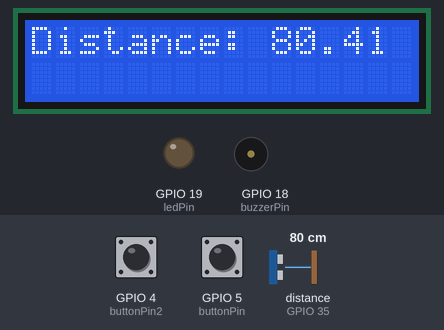
Bench run of a sketch on a simulated ESP32. Shown: 16×2 character LCD, output pins drawn as LEDs (lit = HIGH), buzzer (waves = sounding). Wiring (inferred from the names in the program): ultrasonic range finder: trigger GPIO 23; echo GPIO 35. The inputs (shaded band) are chosen by the test bench; at power-on: distance to the obstacle (sensor on GPIO 35) 80 cm, GPIO 4 (buttonPin2) HIGH, GPIO 5 (buttonPin) HIGH. The echo pulse lasts 58.3 µs per cm; WiFi joins after 1.5 s; servers stay silent unless stated; no MQTT or app messages arrive unless stated; pins used as bus, display or sensor lines are not drawn; what the sketch prints to the serial monitor is not drawn.

Above: at 2.8 s.
2.9 s: distance to the obstacle (sensor on GPIO 35) set to 31 cm
At 3.7 s:
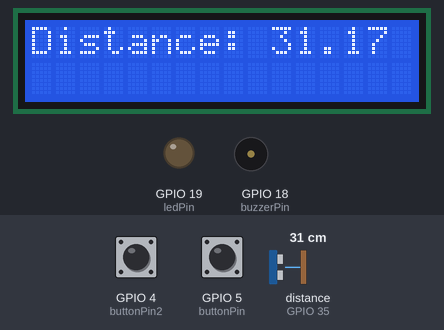
5.5 s: distance to the obstacle (sensor on GPIO 35) set to 27 cm
At 8.2 s:
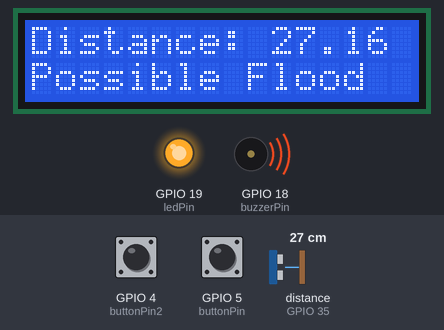
8.6 s: distance to the obstacle (sensor on GPIO 35) set to 22 cm
At 10.0 s:
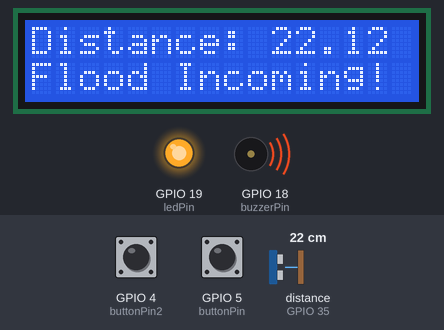
10.3 s: distance to the obstacle (sensor on GPIO 35) set to 29 cm
At 11.7 s:
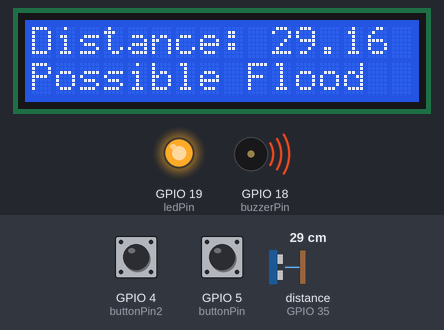
12.5 s: distance to the obstacle (sensor on GPIO 35) set to 37 cm
At 14.1 s:
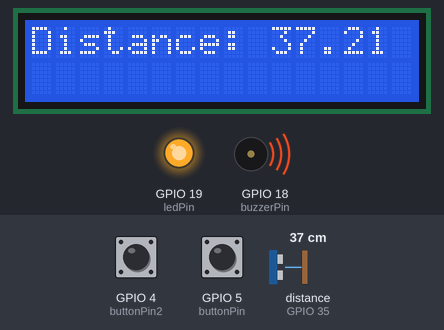
Timing chart, 0 to 15.9 s (numbered marks = the images above; inputs shaded):
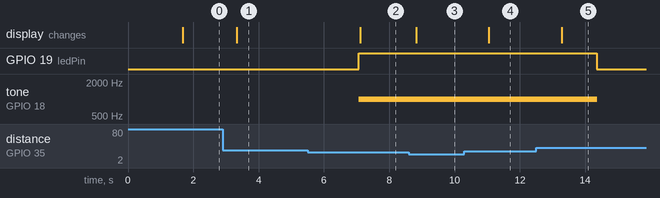

Measured:
- the behaviour switches between 30 and 29 cm on distance to the obstacle (sensor on GPIO 35) (found by bisection; images 1 and 2)
- the behaviour switches between 25 and 24 cm on distance to the obstacle (sensor on GPIO 35) (found by bisection; images 2 and 3)
- the behaviour switches between 32 and 33 cm on distance to the obstacle (sensor on GPIO 35) (found by bisection; images 4 and 5)
- after the input at 2.9 s, the display: changes after 0.43 s (image 1)
- after the input at 5.5 s, GPIO 19 (ledPin): LOW → HIGH after 1.6 s; tone on GPIO 18 (buzzerPin): silent → 1000 Hz after 1.6 s; the display: changes after 1.6 s (image 2)
- after the input at 8.6 s, the display: changes after 0.22 s (image 3)
- after the input at 10.3 s, the display: changes after 0.75 s (image 4)
- after the input at 12.5 s, GPIO 19 (ledPin): HIGH → LOW after 1.9 s; tone on GPIO 18 (buzzerPin): 1000 Hz → silent after 1.9 s; the display: changes after 0.78 s (image 5)

The sketch:

sketch.ino
```cpp
// #include <SoftwareSerial.h>
#include <WiFi.h>
#include <Wire.h>
#include <PubSubClient.h>
#include <LiquidCrystal_I2C.h>

// ===== WiFi + ThingsBoard =====
const char* ssid = "HCCS FIRST FLOOR";
const char* password = "HCCSBLOCKA@2016";

const char* mqtt_server = "192.168.18.41";  // your ThingsBoard IP
const int mqtt_port = 1883;
const char* access_token = "0if4opdt9rom99fgz1al";  // copy from device details

WiFiClient espClient;
PubSubClient client(espClient);

// counters for pie chart
int floodPossibleCount = 0;
int floodIncomingCount = 0;
int normalCount = 0;

// Flood monitor - debounce + hysteresis
const int trigPin = 23;    // AJ-SR04M trigger ultrasonic wave 40kHz
const int echoPin = 35;    //  AJ-SR04M receive reflected ultrasonnic wave
const int ledPin = 19;     //  Control LED ON/OFF state
const int buzzerPin = 18;  //  Control Buzzer ON/OFF state
// const int RX = 10; //  Arduino receive signal transmitted by GSM
// const int TX = 11;  //  Arduino transmits signal received by GSM
const int buttonPin = 5;  // push button input
const int buttonPin2 = 4;
long duration;                    // time (µs) between send and receive
float distanceCm;                 // measured distance from sensor to water
float prevdistanceCm = 31.0;      //  can be anything outside threshold to run code for 1st time
const float thresholdCm = 30.0;   // critical level (enter alarm) in cm also sms
const float hysteresisCm = 3.0;   // stay-in-alarm margin
const float thresholdCm2 = 25.0;  // critical level for call

// debounce / stability settings
const int alarmLimit = 3;  // number of consecutive readings required to enter alarm
int alarmCount = 0;
bool alarmState = false;      // true when alarm is active
bool answered = false;        // true when call is answered
bool manualOverride = false;  // false = normal mode, true = override active

LiquidCrystal_I2C lcd(0x27, 16, 2);

void setup() {
  // --- WiFi Connect ---
  WiFi.begin(ssid, password);
  Serial.print("Connecting to WiFi");
  while (WiFi.status() != WL_CONNECTED) {
    delay(500);
    Serial.print(".");
  }
  Serial.println("\nWiFi connected");

  // --- MQTT setup ---
  client.setServer(mqtt_server, mqtt_port);
  while (!client.connected()) {
    Serial.print("Connecting to ThingsBoard...");
    if (client.connect("ESP32Client", access_token, NULL)) {
      Serial.println("connected!");
    } else {
      Serial.print("failed, rc=");
      Serial.print(client.state());
      Serial.println(" try again in 3s");
      delay(3000);
    }
  }
  lcd.init();  // initialize LCD
  Wire.begin();
  Wire.setClock(400000);
  lcd.backlight();  // turn on backlight
  pinMode(trigPin, OUTPUT);
  pinMode(echoPin, INPUT);
  pinMode(ledPin, OUTPUT);
  pinMode(buzzerPin, OUTPUT);
  pinMode(buttonPin, INPUT_PULLUP);  // active LOW
  pinMode(buttonPin2, INPUT_PULLUP);
  Serial.begin(115200);
}

void override() {
  // Button 1 pressed: activate manual override
  if (distanceCm <= thresholdCm) {
    if (digitalRead(buttonPin) == LOW) {
      manualOverride = true;
      alarmState = false;
      alarmCount = 0;

      digitalWrite(ledPin, LOW);
      noTone(buzzerPin);

      lcd.clear();
      lcd.setCursor(0, 0);
      lcd.print("Manual Override");
      delay(800);
      lcd.clear();
    }
  }
  // Button 2 pressed: cancel manual override
  if (digitalRead(buttonPin2) == LOW && manualOverride == true) {
    manualOverride = false;

    // reset counters and state so system restarts fresh
    alarmState = false;
    alarmCount = 0;

    digitalWrite(ledPin, HIGH);
    tone(buzzerPin, 1000);

    lcd.clear();
    lcd.setCursor(0, 0);
    lcd.print("Override Cancel");
    lcd.setCursor(0, 1);
    lcd.print("Auto Resumed");
    delay(1000);
    lcd.clear();
  }
}

double readSensor() {
  digitalWrite(trigPin, LOW);
  delayMicroseconds(2);
  digitalWrite(trigPin, HIGH);
  delayMicroseconds(10);
  digitalWrite(trigPin, LOW);

  duration = pulseIn(echoPin, HIGH);
  if (duration == 0) {
    distanceCm = prevdistanceCm;  // no echo
  } else {
    distanceCm = duration / 58.00;
  }
  return distanceCm;
}

void sendToThingsBoard(float distance, String status) {
  // Build JSON string manually
  String payload = "{\"distance\":";
  payload += String(distance, 2);
  payload += ",\"status\":\"" + status + "\"";

  // add counts for pie chart
  payload += ",\"normalCount\":" + String(normalCount);
  payload += ",\"floodPossibleCount\":" + String(floodPossibleCount);
  payload += ",\"floodIncomingCount\":" + String(floodIncomingCount);
  payload += "}";

  Serial.print("Sending payload: ");
  Serial.println(payload);

  // publish
  if (client.connected()) {
    client.publish("v1/devices/me/telemetry", payload.c_str());
  } else {
    Serial.println("MQTT disconnected, reconnecting...");
    if (client.connect("ESP32Client", access_token, NULL)) {
      client.publish("v1/devices/me/telemetry", payload.c_str());
    }
  }
}


void loop() {
  distanceCm = readSensor();
  if (distanceCm > thresholdCm) {
    Serial.print("Distance (cm): ");
    Serial.println(distanceCm);

    lcd.setCursor(0, 0);
    lcd.print("Distance: ");
    lcd.print(distanceCm);
    lcd.print("   ");
    lcd.setCursor(0, 1);
    lcd.print("                ");
  }

  // hysteresis thresholds
  float enterThreshold = thresholdCm;                 // go into alarm when <= this
  float leaveThreshold = thresholdCm + hysteresisCm;  // exit alarm when > this
  override();

  // Auto cancel manual override when leaving threshold
  if (manualOverride && distanceCm > thresholdCm) {
    manualOverride = false;
    lcd.clear();
    lcd.setCursor(0, 0);
    lcd.print("Override AutoOff");
    lcd.setCursor(0, 1);
    lcd.print("Normal Mode     ");
    delay(800);
    lcd.clear();
  }


  if (manualOverride) {
    digitalWrite(ledPin, LOW);
    noTone(buzzerPin);

    lcd.setCursor(0, 0);
    lcd.print("Override Active ");
    lcd.setCursor(0, 1);
    lcd.print("System Paused   ");

    delay(300);
    return;  // skip the rest of the loop
  }

  // debounce + hysteresis logic
  if (!alarmState) {
    // not currently alarming: require consecutive readings <= enterThreshold
    if (distanceCm <= enterThreshold) {
      alarmCount++;
      if (alarmCount >= alarmLimit) {
        alarmState = true;
        alarmCount = 0;
      }
    } else {
      alarmCount = 0;
    }
  } else {
    // currently alarming: stay in alarm until distance > leaveThreshold
    if (distanceCm > leaveThreshold) {
      alarmCount++;
      if (alarmCount >= alarmLimit) {
        alarmState = false;
        alarmCount = 0;
      }
    } else {
      alarmCount = 0;
    }
  }

  String status = "Normal";

  // outputs based on alarmState
  if (alarmState) {
    digitalWrite(ledPin, HIGH);
    tone(buzzerPin, 1000);
    while (distanceCm <= thresholdCm && distanceCm >= thresholdCm2) {
      override();
      lcd.setCursor(0, 0);
      lcd.print("Distance: ");
      lcd.print(distanceCm);
      lcd.print("   ");  // clear leftover chars
      lcd.setCursor(0, 1);
      lcd.print("Possible Flood   ");
      status = "Flood Possible";
      floodPossibleCount++;
      distanceCm = readSensor();
      sendToThingsBoard(distanceCm, status);
      delay(150);
    }

    while (distanceCm < thresholdCm2) {
      override();
      lcd.setCursor(0, 0);
      lcd.print("Distance: ");
      lcd.print(distanceCm);
      lcd.print("   ");
      lcd.setCursor(0, 1);
      lcd.print("Flood Incoming!  ");
      status = "Flood Incoming";
      floodIncomingCount++;
      distanceCm = readSensor();
      sendToThingsBoard(distanceCm, status);
      delay(150);
    }

  } else {
    digitalWrite(ledPin, LOW);
    normalCount++;
    sendToThingsBoard(distanceCm, status);
    noTone(buzzerPin);
  }

  sendToThingsBoard(distanceCm, status);
  client.loop();  // keep MQTT alive


  delay(500);
  prevdistanceCm = distanceCm;
}
```
